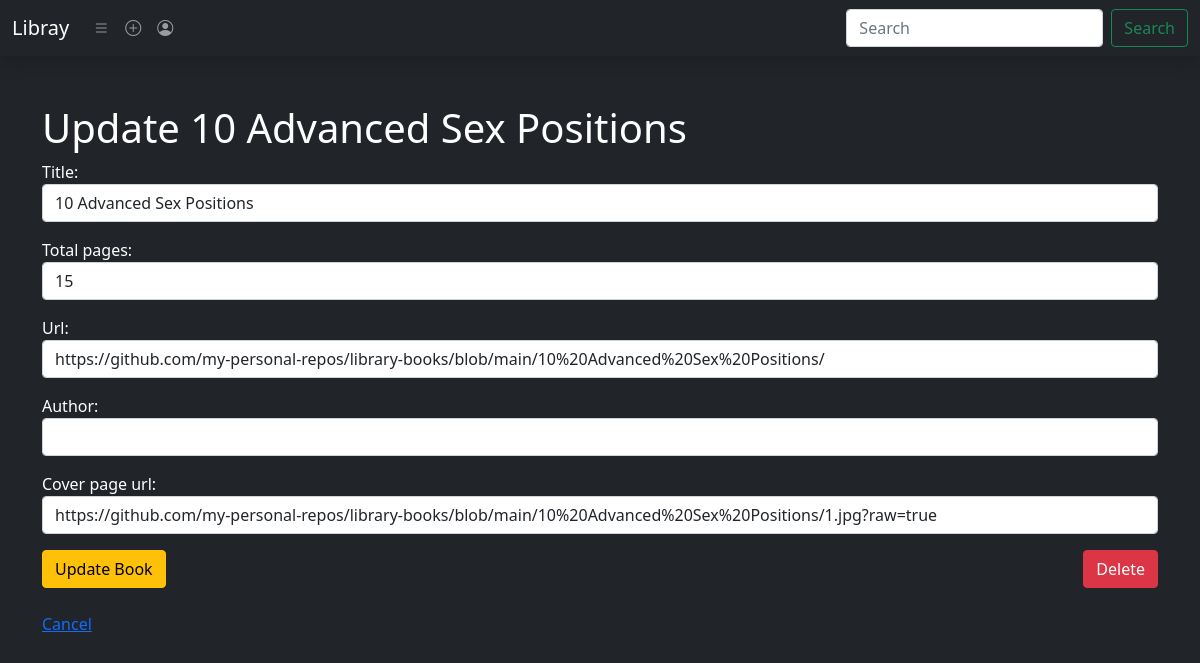
The page /library/update/16 on the database its author committed.
### library/models.py (models this page shows, shortened)
class Book(models.Model):
    title = models.CharField(max_length=500)
    total_pages = models.PositiveIntegerField()
    url = models.URLField(blank=False, null=False)
    cover_page_url = models.URLField(default='https://github.com/my-personal-repos/library-books/blob/main/cover_photo.jpg?raw=true')
    author = models.CharField(max_length=100, null=True, blank=True)
    last_accessed_page = models.PositiveBigIntegerField(default=1)
    class Meta():
        ordering = ['title']

### library/views.py (the view)
# urls.py: path('update/<int:pk>', views.BookUpdateView.as_view(), name='update'),
class BookUpdateView(UpdateView):
    form_class = BookCreateForm
    template_name = 'library/book_form.html'
    def get_queryset(self):
        return Book.objects.filter(pk=self.kwargs['pk'])

### library/forms.py
class BookCreateForm(forms.ModelForm):
    class Meta:
        model = Book
        fields = ('title', 'total_pages', 'url', 'author', 'cover_page_url')
        widgets = {
            'title': forms.TextInput(attrs={'class': 'form-control'}),
            'total_pages': forms.NumberInput(attrs={'class': 'form-control'}),
            'url': forms.TextInput(attrs={'class': 'form-control'}),
            'author': forms.TextInput(attrs={'class': 'form-control'}),
            'cover_page_url': forms.TextInput(attrs={'class': 'form-control'}),
        }

### library/templates/library/book_form.html (shortened to what this page needs)
{% extends 'library/base.html' %}
{% block page_content %}
<div class="container text-white m-5 d-block m-auto mt-5">
    <h1 class="text-white">
        {% if form.instance.pk %}
        Update {{form.instance.title}}
        {% else %}
        Add New Book
        {% endif %}
    </h1>
    <form method="POST">
        {{form.as_p}}
        {% if form.instance.pk %}
        <div class="w-100 d-flex flex-row justify-content-between">
            <input type="submit" class="btn btn-warning" value="Update Book">
            <a href="{% url 'library:delete' book.pk %}" class="btn btn-danger">Delete</a>
        </div>
        <br>
        <a href="{% url 'library:detail' book.pk book.last_accessed_page %}">Cancel</a>
        {% else %}
        <input type="submit" class="btn btn-secondary" value="Add Book">
        {% endif %}
    </form>
</div>
{% endblock page_content %}

### library/templates/library/base.html (shortened to what this page needs)
<!doctype html>
<html lang="en">
  <head>
    <link href="https://cdn.jsdelivr.net/npm/bootstrap@5.1.3/dist/css/bootstrap.min.css" rel="stylesheet">
    <link rel="stylesheet" href="https://cdn.jsdelivr.net/npm/bootstrap-icons@1.3.0/font/bootstrap-icons.css">
  </head>
  <body class="bg-dark">
    <nav class="navbar navbar-expand-lg navbar-dark bg-dark shadow">
        <div class="container-fluid">
            <a class="navbar-brand" href="{% url 'home' %}">Libray</a>
            <div class="collapse navbar-collapse" id="main-nav">
            <ul class="navbar-nav me-auto mb-2 mb-lg-0">
                <li class="nav-item">
                    <a class="nav-link" href="{% url 'library:list' %}"  data-bs-toggle="tooltip" data-bs-placement="bottom" title="Book List">
                        <i class="bi bi-list"></i>
                    </a>
                </li>
                <li class="nav-item">
                    <a class="nav-link" href="{% url 'library:create' %}"  data-bs-toggle="tooltip" data-bs-placement="bottom" title="Add New Book">
                        <i class="bi bi-plus-circle"></i>
                    </a>
                </li>
                <li class="nav-item">
                    <a class="nav-link" href="{% url 'admin:index' %}"   data-bs-toggle="tooltip" data-bs-placement="bottom" title="Open Admin">
                        <i class="bi bi-person-circle"></i>
                    </a>
                </li>
            </ul>
            <form class="d-flex">
                <input class="form-control me-2" type="search" placeholder="Search" aria-label="Search">
                <button class="btn btn-outline-success" type="submit">Search</button>
            </form>
            </div>
        </div>
    </nav>
    {% block page_content %}
    {% endblock page_content %}
  </body>
</html>

### rows shown on the page
Book: instance "10 Advanced Sex Positions", title "10 Advanced Sex Positions", total_pages "15", url "https://github.com/my-personal-repos/library-books/blob/main/10%20Advanced%20Sex%20Positions/", cover_page_url "https://github.com/my-personal-repos/library-books/blob/main/10%20Advanced%20Sex%20Positions/1.jpg?raw=true"
